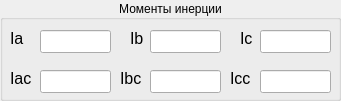
     <widget class="QGroupBox" name="groupBox_11">
      <property name="geometry">
       <rect>
        <x>10</x>
        <y>310</y>
        <width>341</width>
        <height>101</height>
       </rect>
      </property>
      <property name="title">
       <string>Моменты инерции</string>
      </property>
      <property name="alignment">
       <set>Qt::AlignCenter</set>
      </property>
      <widget class="QLabel" name="label_58">
       <property name="geometry">
        <rect>
         <x>10</x>
         <y>30</y>
         <width>16</width>
         <height>16</height>
        </rect>
       </property>
       <property name="font">
        <font>
         <pointsize>12</pointsize>
        </font>
       </property>
       <property name="text">
        <string>Ia</string>
       </property>
      </widget>
      <widget class="QLineEdit" name="lineEditTriangleIa">
       <property name="geometry">
        <rect>
         <x>40</x>
         <y>30</y>
         <width>71</width>
         <height>23</height>
        </rect>
       </property>
       <property name="readOnly">
        <bool>true</bool>
       </property>
      </widget>
      <widget class="QLabel" name="label_44">
       <property name="geometry">
        <rect>
         <x>10</x>
         <y>70</y>
         <width>21</width>
         <height>16</height>
        </rect>
       </property>
       <property name="font">
        <font>
         <pointsize>12</pointsize>
        </font>
       </property>
       <property name="text">
        <string>Iac</string>
       </property>
      </widget>
      <widget class="QLineEdit" name="lineEditTriangleIb">
       <property name="geometry">
        <rect>
         <x>150</x>
         <y>30</y>
         <width>71</width>
         <height>23</height>
        </rect>
       </property>
       <property name="readOnly">
        <bool>true</bool>
       </property>
      </widget>
      <widget class="QLineEdit" name="lineEditTriangleIac">
       <property name="geometry">
        <rect>
         <x>40</x>
         <y>70</y>
         <width>71</width>
         <height>23</height>
        </rect>
       </property>
       <property name="readOnly">
        <bool>true</bool>
       </property>
      </widget>
      <widget class="QLineEdit" name="lineEditTriangleIbc">
       <property name="geometry">
        <rect>
         <x>150</x>
         <y>70</y>
         <width>71</width>
         <height>23</height>
        </rect>
       </property>
       <property name="readOnly">
        <bool>true</bool>
       </property>
      </widget>
      <widget class="QLineEdit" name="lineEditTriangleIc">
       <property name="geometry">
        <rect>
         <x>260</x>
         <y>30</y>
         <width>71</width>
         <height>23</height>
        </rect>
       </property>
       <property name="readOnly">
        <bool>true</bool>
       </property>
      </widget>
      <widget class="QLineEdit" name="lineEditTriangleIcc">
       <property name="geometry">
        <rect>
         <x>260</x>
         <y>70</y>
         <width>71</width>
         <height>23</height>
        </rect>
       </property>
       <property name="readOnly">
        <bool>true</bool>
       </property>
      </widget>
      <widget class="QLabel" name="label_59">
       <property name="geometry">
        <rect>
         <x>120</x>
         <y>70</y>
         <width>31</width>
         <height>16</height>
        </rect>
       </property>
       <property name="font">
        <font>
         <pointsize>12</pointsize>
        </font>
       </property>
       <property name="text">
        <string>Ibc</string>
       </property>
      </widget>
      <widget class="QLabel" name="label_60">
       <property name="geometry">
        <rect>
         <x>230</x>
         <y>70</y>
         <width>31</width>
         <height>16</height>
        </rect>
       </property>
       <property name="font">
        <font>
         <pointsize>12</pointsize>
        </font>
       </property>
       <property name="text">
        <string>Icc</string>
       </property>
      </widget>
      <widget class="QLabel" name="label_61">
       <property name="geometry">
        <rect>
         <x>130</x>
         <y>30</y>
         <width>16</width>
         <height>16</height>
        </rect>
       </property>
       <property name="font">
        <font>
         <pointsize>12</pointsize>
        </font>
       </property>
       <property name="text">
        <string>Ib</string>
       </property>
      </widget>
      <widget class="QLabel" name="label_62">
       <property name="geometry">
        <rect>
         <x>240</x>
         <y>30</y>
         <width>16</width>
         <height>16</height>
        </rect>
       </property>
       <property name="font">
        <font>
         <pointsize>12</pointsize>
        </font>
       </property>
       <property name="text">
        <string>Ic</string>
       </property>
      </widget>
     </widget>
